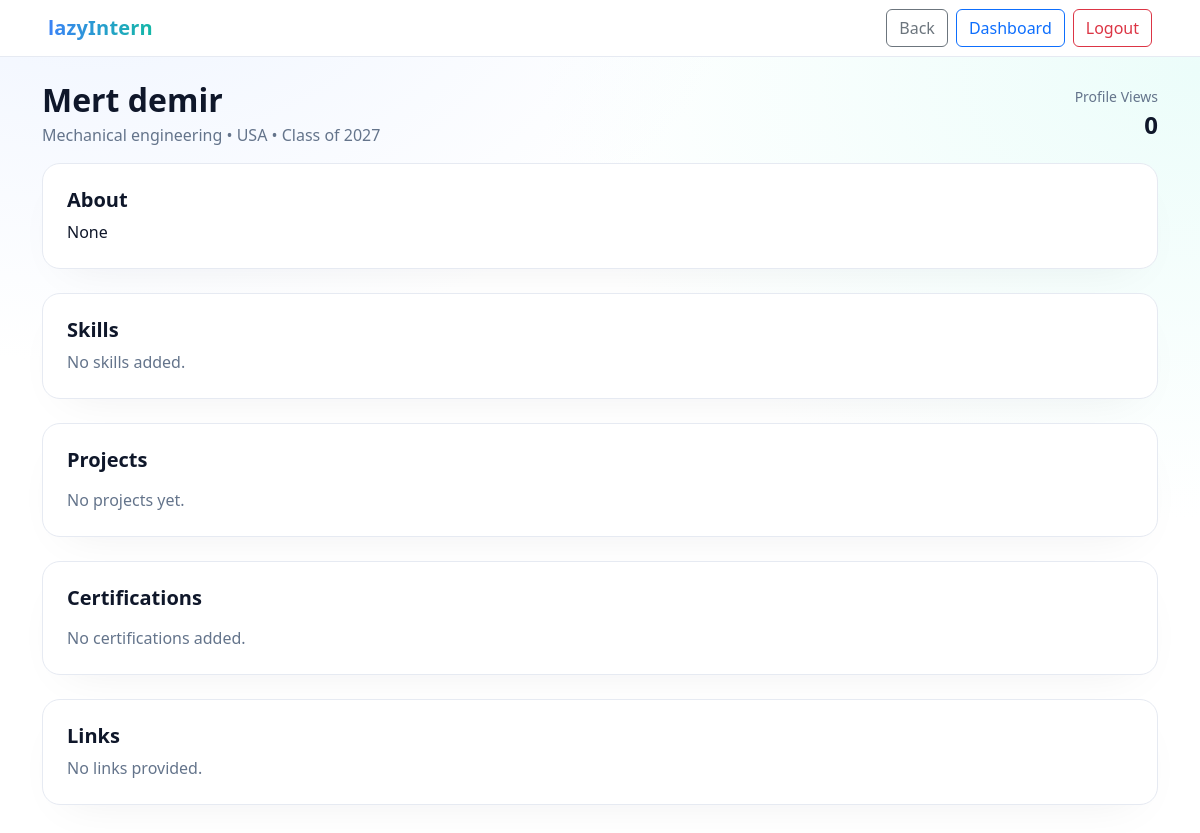
/profiles/student/2/ (signed in), run on the app's committed database.
### profiles/models.py (models this page shows, shortened)
class Profile(models.Model):
    user = models.OneToOneField(User, on_delete=models.CASCADE, related_name="profile")
    university = models.CharField(max_length=255, blank=True, null=True)
    major = models.CharField(max_length=255, blank=True, null=True)
    graduation_year = models.IntegerField(null=True, blank=True)
    location = models.CharField(max_length=255, blank=True, null=True)
    bio = models.TextField(blank=True, null=True)
    github = models.URLField(blank=True, null=True)
    linkedin = models.URLField(blank=True, null=True)
    website = models.URLField(blank=True, null=True)
    legacy_website = models.URLField(blank=True, null=True)
    internship_type = models.CharField(max_length=50, blank=True, null=True)
    preferred_locations = models.CharField(max_length=255, blank=True, null=True)
    open_to_relocate = models.BooleanField(default=False)
    skills = models.ManyToManyField(Skill, blank=True, related_name="profiles")
    profile_views = models.PositiveIntegerField(default=0)
    class Meta:
        ordering = ["user__username"]

### profiles/views.py (the view)
# urls.py: path('student/<int:user_id>/', views.student_profile_view, name='student_profile_view'),
@login_required
def student_profile_view(request, user_id: int):
    profile = get_object_or_404(
        Profile.objects.select_related("user").prefetch_related(
            "skills", "projects", "certifications"
        ),
        user_id=user_id,
    )
    return render(
        request,
        "profiles/student_public_profile.html",
        {
            "profile": profile,
            "profile_user": profile.user,
            "skills": profile.skills.all(),
            "projects": profile.projects.all() if hasattr(profile, "projects") else [],
            "certifications": profile.certifications.all()
            if hasattr(profile, "certifications")
            else [],
        },
    )

### profiles/templates/profiles/student_public_profile.html (shortened to what this page needs)
{% load static %}
<!DOCTYPE html>
<html lang="en">
<head>
  <link href="https://cdn.jsdelivr.net/npm/bootstrap@5.3.0/dist/css/bootstrap.min.css" rel="stylesheet"/>
</head>
<body>
<nav class="navbar navbar-light justify-content-between px-4 px-md-5">
  <a class="navbar-brand">lazyIntern</a>
  <div class="d-flex gap-2">
    <a href="javascript:history.back()" class="btn btn-outline-secondary">Back</a>
    <a href="{% url 'profile_redirect' %}" class="btn btn-outline-primary">Dashboard</a>
    <a href="{% url 'logout' %}" class="btn btn-outline-danger">Logout</a>
  </div>
</nav>
<div class="container py-4">
  <div class="d-flex align-items-center justify-content-between mb-3">
    <div>
      <h2 class="fw-bold mb-1">
        {{ profile_user.get_full_name|default:profile_user.username }}
      </h2>
      <div class="muted">
        {{ profile.major|default:"—" }}
        {% if profile.location %} • {{ profile.location }}{% endif %}
        {% if profile.graduation_year %} • Class of {{ profile.graduation_year }}{% endif %}
      </div>
    </div>
    <div class="text-end">
      <div class="small muted">Profile Views</div>
      <div class="fs-4 fw-bold">{{ profile_views|default:"0" }}</div>
    </div>
  </div>
  <div class="card-soft p-4 mb-4">
    <h5 class="fw-bold mb-2">About</h5>
    <p class="mb-0">{{ profile.bio|default:"No bio added yet." }}</p>
  </div>
  <div class="card-soft p-4 mb-4">
    <h5 class="fw-bold mb-2">Skills</h5>
    {% if skills %}
      <div>
        {% for sk in skills %}
          <span class="chip">{{ sk.name }}</span>
        {% endfor %}
      </div>
    {% else %}
      <div class="muted">No skills added.</div>
    {% endif %}
  </div>
  <div class="card-soft p-4 mb-4">
    <h5 class="fw-bold mb-3">Projects</h5>
    {% if projects %}
      <div class="list-group">
        {% for pr in projects %}
          <div class="list-group-item border-0 px-0">
            <div class="d-flex justify-content-between align-items-start">
              <div>
                <div class="fw-semibold">{{ pr.title }}</div>
                {% if pr.technologies %}
                  <div class="small muted">Tech: {{ pr.technologies }}</div>
                {% endif %}
                {% if pr.description %}
                  <div class="small mt-1">{{ pr.description }}</div>
                {% endif %}
              </div>
              {% if pr.link %}
                <a href="{{ pr.link }}" target="_blank" class="btn btn-sm btn-outline-primary">View</a>
              {% endif %}
            </div>
          </div>
        {% endfor %}
      </div>
    {% else %}
      <div class="muted">No projects yet.</div>
    {% endif %}
  </div>
  <div class="card-soft p-4 mb-4">
    <h5 class="fw-bold mb-3">Certifications</h5>
    {% if certifications %}
      <ul class="mb-0">
        {% for c in certifications %}
          <li>
            <strong>{{ c.name }}</strong> – {{ c.organization }}
            {% if c.date_obtained %} ({{ c.date_obtained }}){% endif %}
            {% if c.certificate_url %}
              <a href="{{ c.certificate_url }}" target="_blank">Certificate</a>
            {% endif %}
          </li>
        {% endfor %}
      </ul>
    {% else %}
      <div class="muted">No certifications added.</div>
    {% endif %}
  </div>
  <div class="card-soft p-4 mb-5">
    <h5 class="fw-bold mb-2">Links</h5>
    <div class="d-flex flex-wrap gap-2">
      {% if not profile.github and not profile.linkedin and not profile.website and not profile.legacy_website %}
        <span class="muted">No links provided.</span>
      {% endif %}
    </div>
  </div>
</div>
</body>
</html>

### profiles/templates/profiles/student_public_profile.html (style rules this page uses)
:root { --text:#0f172a; --muted:#64748b; --bg:#ffffff; --blue-50:#eef4ff; --teal-50:#ecfdfa; --blue-400:#60a5fa; --blue-500:#3b82f6; --teal-400:#2dd4bf; --teal-500:#14b8a6; --border:#e6eaf2; --ring:rgba(16,24,40,.08); }
body { font-family: ui-sans-serif, system-ui, -apple-system, "Segoe UI", Roboto, "Helvetica Neue", Arial; color:var(--text); background: radial-gradient(1100px 750px at 8% -10%, var(--blue-50) 0%, transparent 60%), radial-gradient(1100px 750px at 100% 8%, var(--teal-50) 0%, transparent 60%), var(--bg); }
.navbar { border-bottom:1px solid var(--border); background:#fff!important; }
.navbar-brand { font-weight:900; letter-spacing:.2px; background:linear-gradient(90deg,var(--blue-500),var(--teal-500)); -webkit-background-clip:text; background-clip:text; color:transparent; }
.card-soft { border:1px solid var(--border); border-radius:18px; background:#fff; box-shadow:0 18px 48px -24px var(--ring); }
.muted { color:var(--muted); }

### data on the page
Profile: major "Mechanical engineering", location "USA", graduation_year "2027", bio "None"

### other printed values
{{ profile_user.get_full_name|default:profile_user.username }} "Mert demir"
{{ profile_views|default:"0" }} "0"
